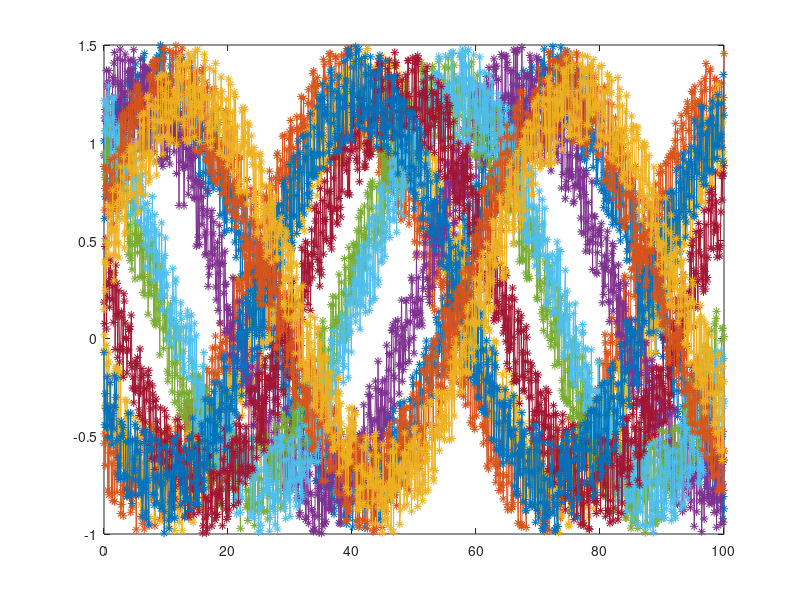
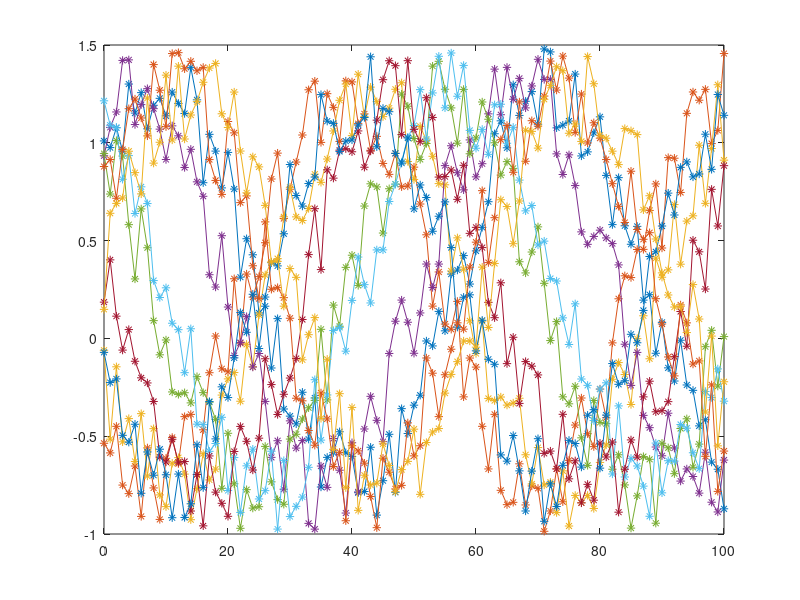

The MATLAB source for these figures, in order:
clear all
close all

rng(1)

dt=0.1; % resolution
T=100;	% length

N=10; %number of variables

t=0:dt:T;

nt=length(t);

ns1=0.5;
ns2=1.5;

x=sin(0.1*t+pi*ns2*rand(N,1))+ns1*rand(N,nt);
%x=[1e-3; 1e-2]*t+ns1*rand(2,nt);

cm=cov(x');
corr(x')

vr=(sum(sum(cm))-sum(diag(cm)))/sum(diag(cm))

y=x(:,1:10:nt);

cm=cov(y');
vr=(sum(sum(cm))-sum(diag(cm)))/sum(diag(cm))

figure(1)
plot(t,x,'*-')

figure(2)
plot(t(1:10:nt),y,'*-')
